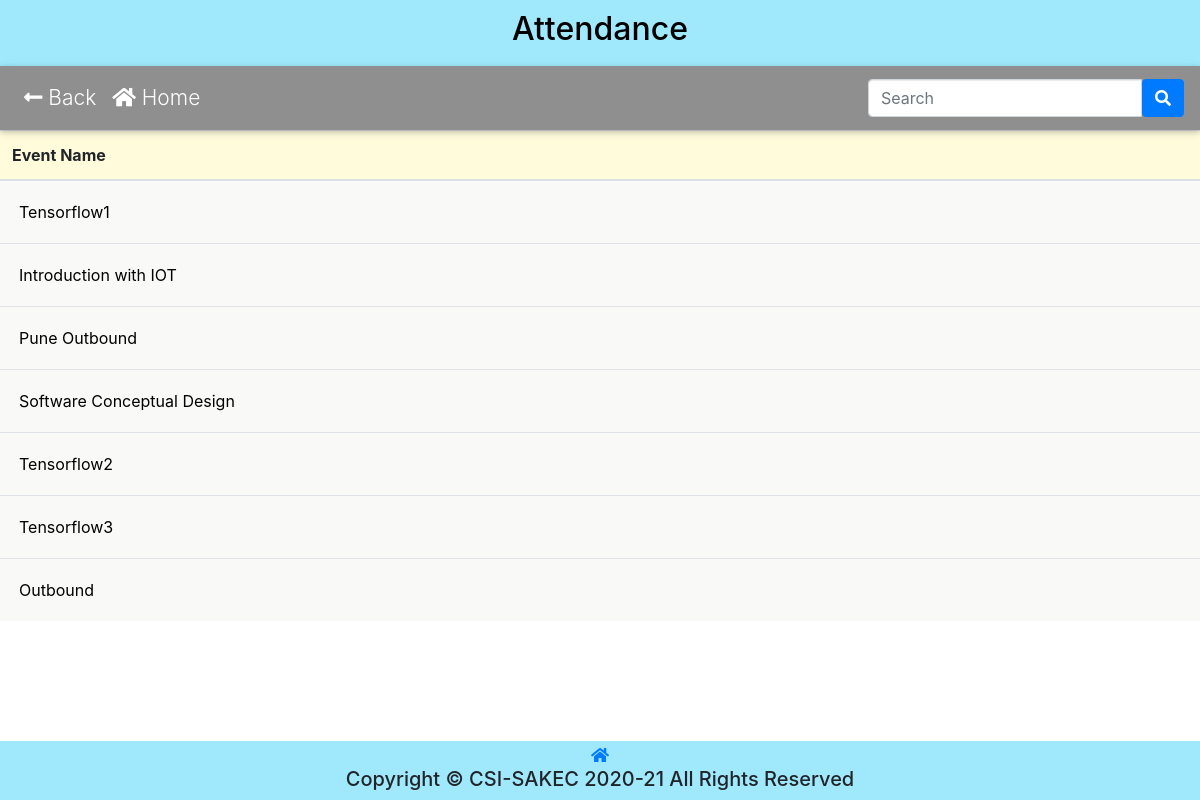
The app's page /attendance.php (signed in) with its own data.
### tables this page shows
CREATE TABLE `event` (
    `id` int(11) NOT NULL,
    `title` varchar(225) NOT NULL,
    `subtitle` varchar(255) NOT NULL,
    `banner` varchar(256) NOT NULL,
    `e_from_date` date NOT NULL,
    `e_to_date` date NOT NULL,
    `e_from_time` time NOT NULL,
    `e_to_time` time NOT NULL,
    `e_description` text NOT NULL,
    `fee_m` int(5) NOT NULL,
    `fee` int(5) NOT NULL,
    `live` tinyint(1) NOT NULL
);

### attendance.php (the view, shortened to what this page needs)
<!DOCTYPE html>
<html lang="en">
<head>
    <link rel="stylesheet" href="css/attendance.css?v=<?php echo time(); ?>">
    <link rel="stylesheet" href="https://cdn.jsdelivr.net/npm/bootstrap@4.5.3/dist/css/bootstrap.min.css">
    <link href="https://cdnjs.cloudflare.com/ajax/libs/font-awesome/5.15.1/css/all.min.css" rel="stylesheet" />
    <?php
    $to_search = "";
    ?>
</head>
<body>
    <header>
        <h2 style="text-align: center;">Attendance</h2>
    </header>
    <nav class="navbar navbar-expand-lg navbar-dark default-color sticky-top">
		<div class="collapse navbar-collapse" id="navbarSupportedContent-333">
			<ul class="navbar-nav mr-auto">
                <li class="nav-item">
					<a class="nav-link" href="eventmanagement.php"><i class="fas fa-long-arrow-alt-left"></i>  Back</a>
				</li>
				<li class="nav-item">
					<a class="nav-link" href="index.php"><i class="fas fa-home"></i>  Home</a>
			</ul>
			<ul class="navbar-nav ml-auto nav-flex-icons">
                <form action="<?php echo htmlspecialchars($_SERVER["PHP_SELF"]); ?>" method="POST">
                    <div class="input-group">
                        <input type="search" id="form1" name="search" placeholder="Search" class="form-control" autocomplete="off"/>
                        <button id="search-button" type="submit" class="btn btn-primary">
                            <i class="fas fa-search"></i>
                        </button>
                    </div>
                </form>
			</ul>
		</div>
	</nav>
    <table class="table" id="myTable">
        <thead class="table-head">
            <tr>
                <th scope="col">Event Name</th>
            </tr>
        </thead>
        <tbody>
            <div class="table-content" style="font-size: large;">
                <?php
                require_once "config.php";
                if (isset($_SESSION['email'])) {
                    if ($_SESSION['role'] === 'admin') {
                        $sql = "SELECT * FROM `event` WHERE LOWER(`title`) LIKE '%$to_search%' ";
                        $query = mysqli_query($conn, $sql);
                        if (mysqli_num_rows($query) > 0) {
                            while ($row = mysqli_fetch_assoc($query)) {
                ?>
                                <tr>
                                    <td>
                                        <form action="edit_attendance.php" method="GET">
                                            <button type="submit" class="textbutton"><?php echo $row['title']; ?></button>
                                        </form>
                                    </td>
                                </tr>
                <?php
                            }
                        } else {
                            echo "<td>No Record Found</td>";
                        }
                    } else {
                        echo "<td>You need excess to see.</td>";
                    }
                } else {
                    echo "<td>You have not logged in.</td>";
                }
                ?>
            </div>
        </tbody>
    </table>
    <div class="footer">
        <div class="spacer" style="height:2px;"></div>
        <a href="index.php"><i class="fas fa-home"></i></a>
        <h5>Copyright &copy; CSI-SAKEC 2020-21 All Rights Reserved</h5>
    </div>
</body>
</html>

### css/attendance.css (style rules this page uses)
body { text-align: center; background-color: #fffdeb; font-family: -apple-system,BlinkMacSystemFont,"Segoe UI",Roboto,"Helvetica Neue",Arial,"Noto Sans",sans-serif,"Apple Color Emoji","Segoe UI Emoji","Segoe UI Symbol","Noto Color Emoji"; margin: 0; color: white; padding: 0; color: black; }
header { color: black; background-color: #a0e9fd; padding: 10px; }
.footer { text-align: center; background-color: #a0e9fd; left: 0; bottom: 0; width: 100%; }
.input-group .form-control { position: relative; z-index: 2; float: left; width: 50%; margin-bottom: 0; }
.form-control { display: block; width: 50%; height: 34px; padding: 6px 12px; font-size: 14px; line-height: 1.42857143; color: #555; background-color: #fff; background-image: none; border: 1px solid #ccc; border-radius: 4px; -webkit-box-shadow: inset 0 1px 1px rgb(0 0 0 / 8%); box-shadow: inset 0 1px 1px rgb(0 0 0 / 8%); -webkit-transition: border-color ease-in-out .15s, -webkit-box-shadow ease-in-out .15s; -o-transition: border-color ease-in-out .15s, box-shadow ease-in-out .15s; transition: border-color ease-in-out .15s, box-shadow ease-in-out .15s; }
.table thead th { vertical-align: bottom; border-bottom: 2px solid #dee2e6; background: #fffbdb; }
.table { width: 100%; margin-bottom: 1rem; color: #212529; background: #f9f9f7; }
@media only screen and (min-width: 600px) { .footer { position: fixed; } }
@media only screen and (max-width: 1200px) { .navbar { font-weight: 300; -webkit-box-shadow: 0 2px 5px 0 rgba(0, 0, 0, 0.16), 0 2px 10px 0 rgba(0, 0, 0, 0.12); box-shadow: 0 2px 5px 0 rgba(0, 0, 0, 0.16), 0 2px 10px 0 rgba(0, 0, 0, 0.12); font-size: 21px; } }
.navbar.navbar-dark .navbar-nav .nav-item .nav-link { color: #ffffff; -webkit-transition: .35s; transition: .35s; }
.default-color { background-color: #00000070 !important; }
.textbutton { cursor: pointer; background: #f9f9f7; padding: 7px; border-radius: 12px; border: none; }

### records on screen
event: title "Tensorflow1"
event: title "Introduction with IOT"
event: title "Pune Outbound"
event: title "Software Conceptual Design"
event: title "Tensorflow2"
event: title "Tensorflow3"
event: title "Outbound"
